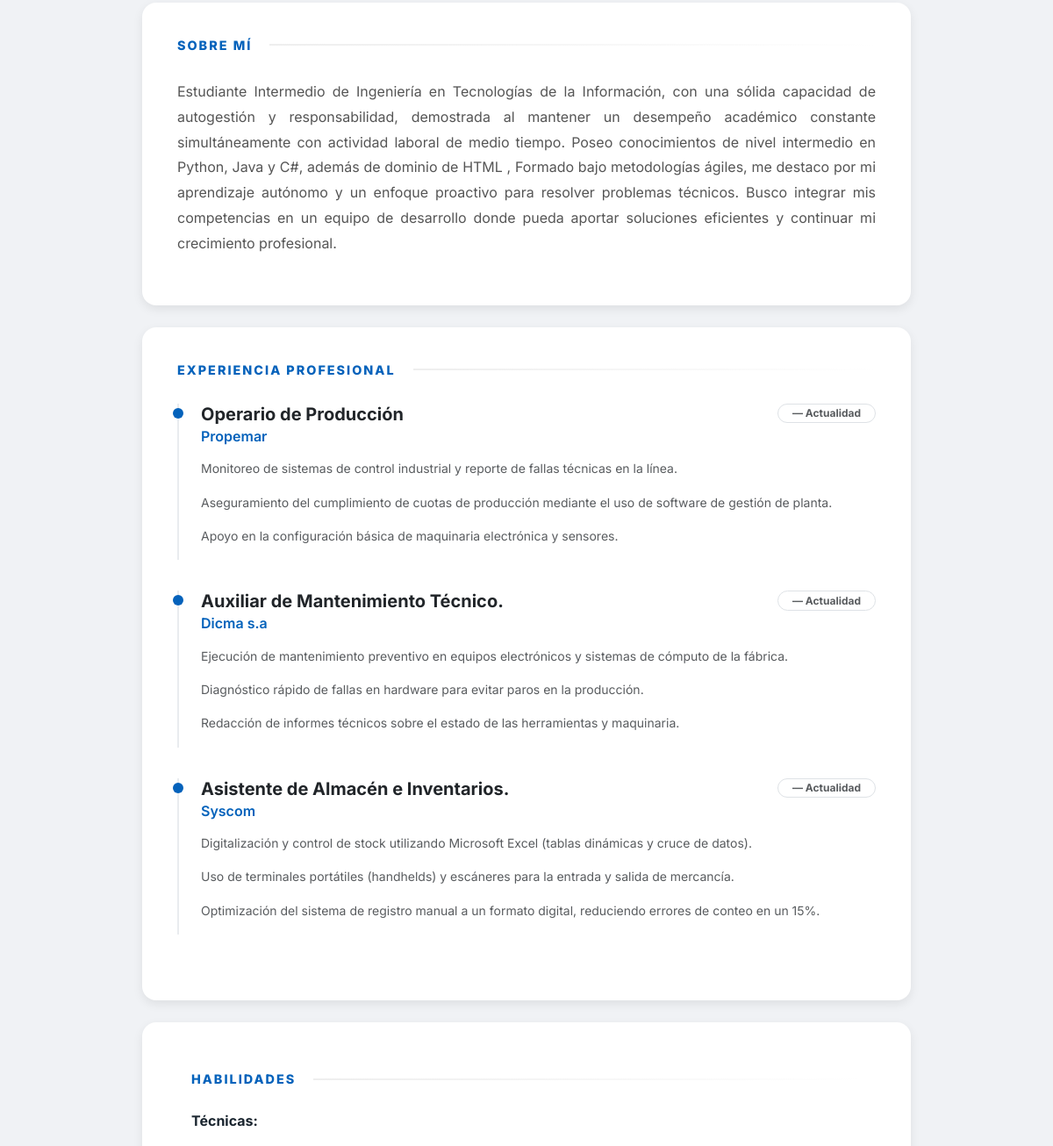
/ (middle part), run on an earlier commit of the app's database.
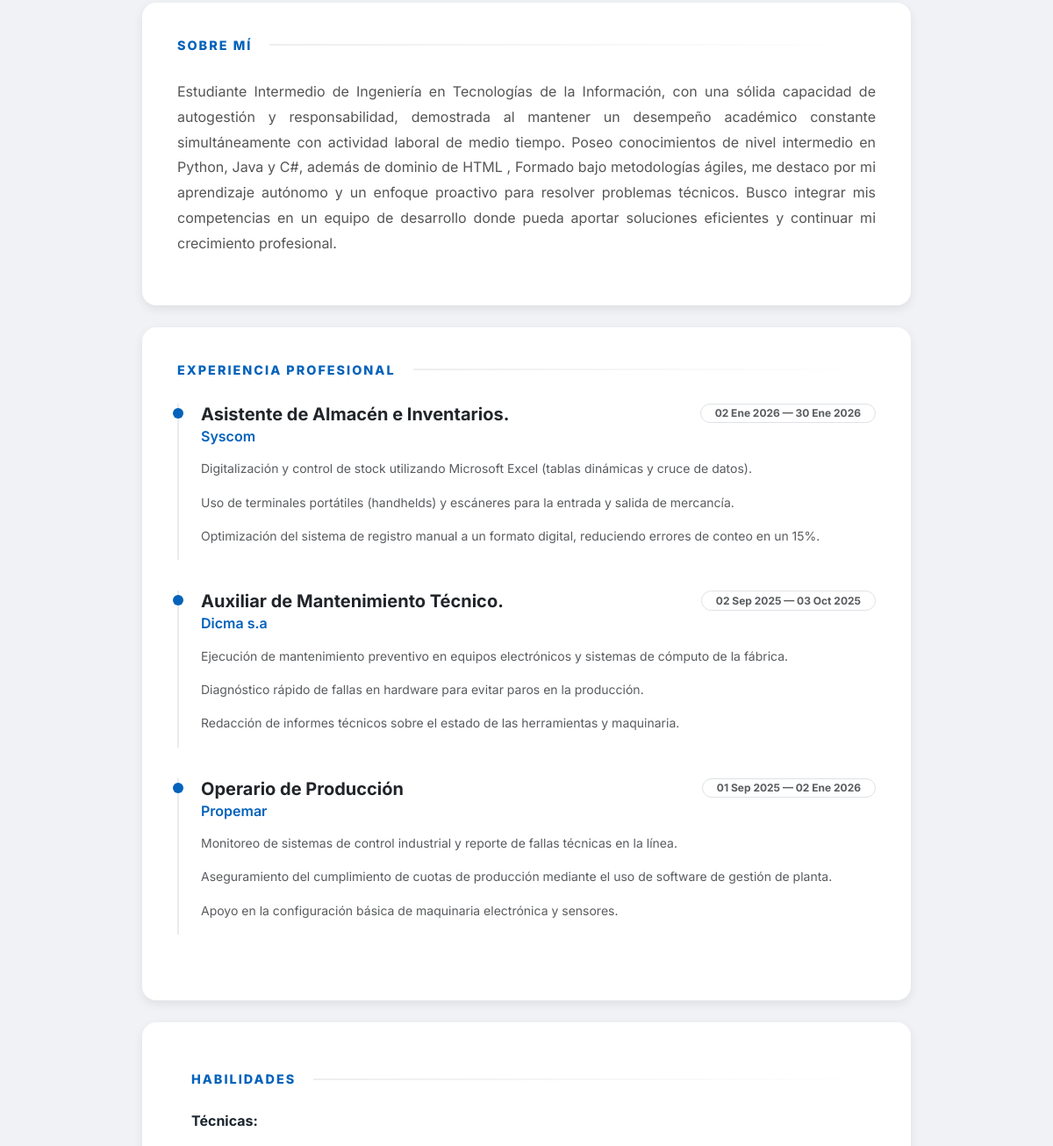
And on a later commit of the database.
### cv/models.py (models this page shows, shortened)
class Experiencia(models.Model):
    perfil = models.ForeignKey(Perfil, on_delete=models.CASCADE, related_name='experiencias', null=True)
    empresa = models.CharField(max_length=100)
    cargo = models.CharField(max_length=100)
    inicio = models.DateField()
    fin = models.DateField(null=True, blank=True) # Si es null, asumiremos "Actualidad"
    logros = models.TextField()
    class Meta:
        ordering = ['-inicio']

### cv/views.py (the view)
# urls.py: path('', home, name='home'),
def home(request):
    perfil = Perfil.objects.order_by('-id').first()
    if not perfil:
        return render(request, 'cv/index.html', {'perfil': None})
    return ver_cv(request, perfil.id)

### cv/templates/cv/index.html (shortened to what this page needs)
{% load static %}
<!DOCTYPE html>
<html lang="es">
<head>
    <link href="https://cdn.jsdelivr.net/npm/bootstrap@5.3.0/dist/css/bootstrap.min.css" rel="stylesheet">
    <link rel="stylesheet" href="{% static 'cv/style.css' %}">
</head>
<body>
<div class="container cv-container">
    {% include 'cv/sobre_mi.html' %}
    {% include 'cv/experiencia.html' %}
    {% include 'cv/habilidades.html' %}
</div>
</body>
</html>

### cv/templates/cv/experiencia.html
<div class="card card-custom" id="experiencia">
    <h3 class="section-title">Experiencia Profesional</h3>
    {% for exp in experiencias %}
    <div class="exp-item">
        <div class="d-flex justify-content-between align-items-start flex-wrap mb-1">
            <h5 class="fw-bold mb-0 text-dark">{{ exp.cargo }}</h5>
        <span class="badge rounded-pill border text-muted bg-white px-3">
    {{ exp.inicio|date:"d M Y" }} —
    {% if exp.fin %}
        {{ exp.fin|date:"d M Y" }}
    {% else %}
        Actualidad
    {% endif %}
</span>
        </div>
        <h6 class="mb-3" style="color: var(--accent-color); font-weight: 600;">{{ exp.empresa }}</h6>
        <div class="text-muted small" style="line-height: 1.6;">{{ exp.logros|linebreaks }}</div>
    </div>
    {% endfor %}
</div>

What changed in the data, as far as the page shows it:
changed Experiencia "Asistente de Almacén e Inventarios.": inicio (not shown) → "02 Ene 2026"; fin (not shown) → "30 Ene 2026"; no longer shows "Actualidad"; moves up the list
changed Experiencia "Auxiliar de Mantenimiento Técnico.": inicio (not shown) → "02 Sep 2025"; fin (not shown) → "03 Oct 2025"; no longer shows "Actualidad"; moves down the list
changed Experiencia "Operario de Producción": inicio (not shown) → "01 Sep 2025"; fin (not shown) → "02 Ene 2026"; no longer shows "Actualidad"
